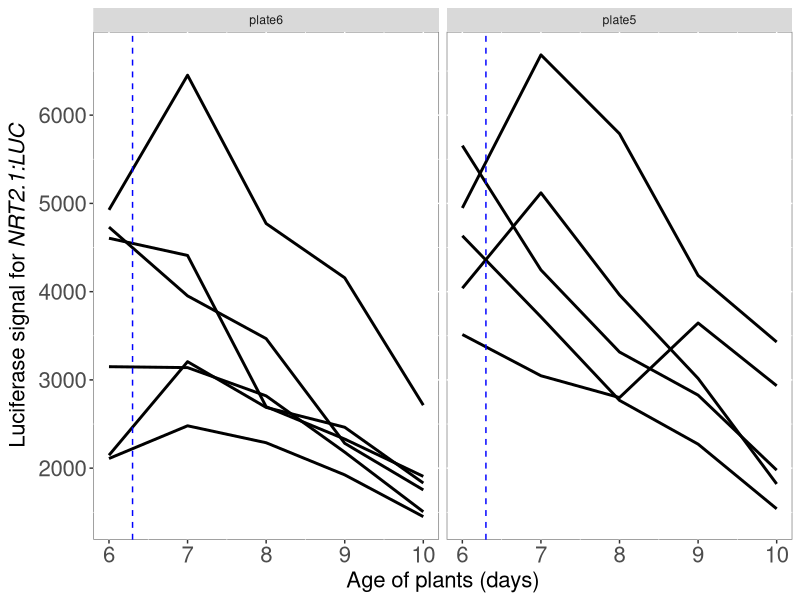
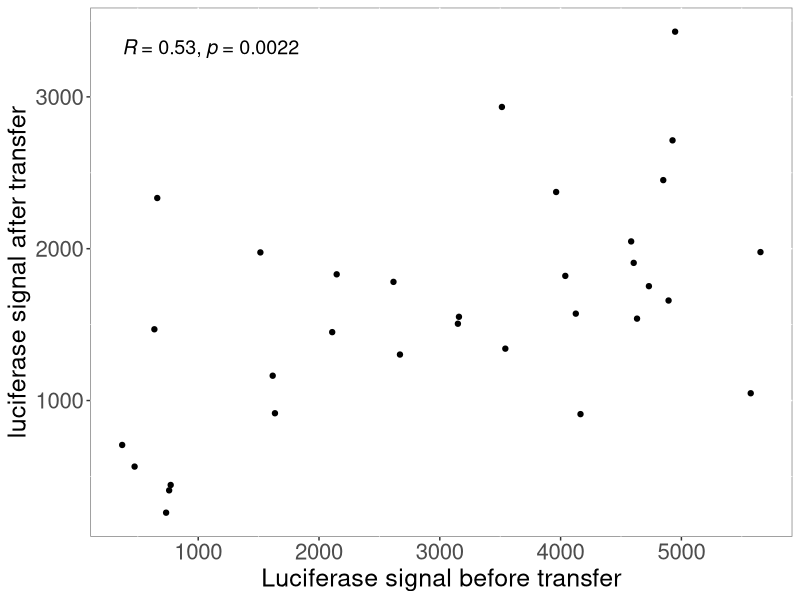
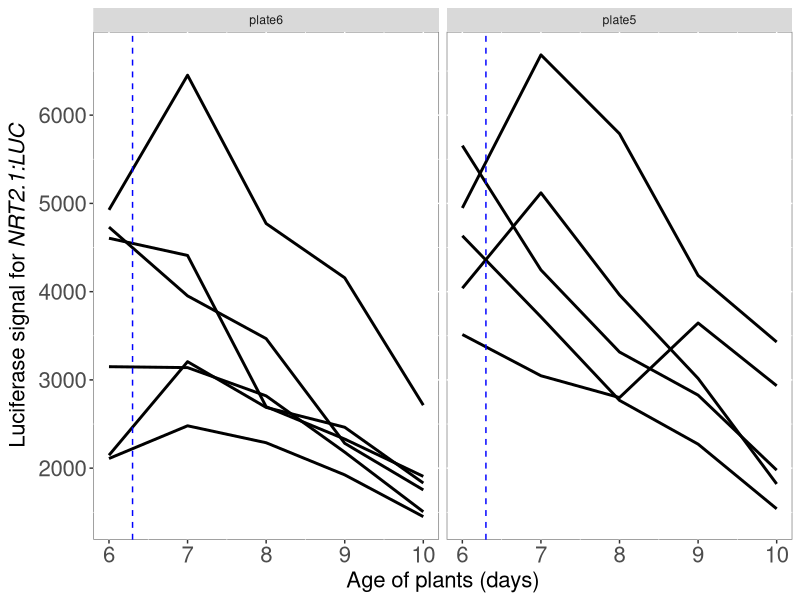
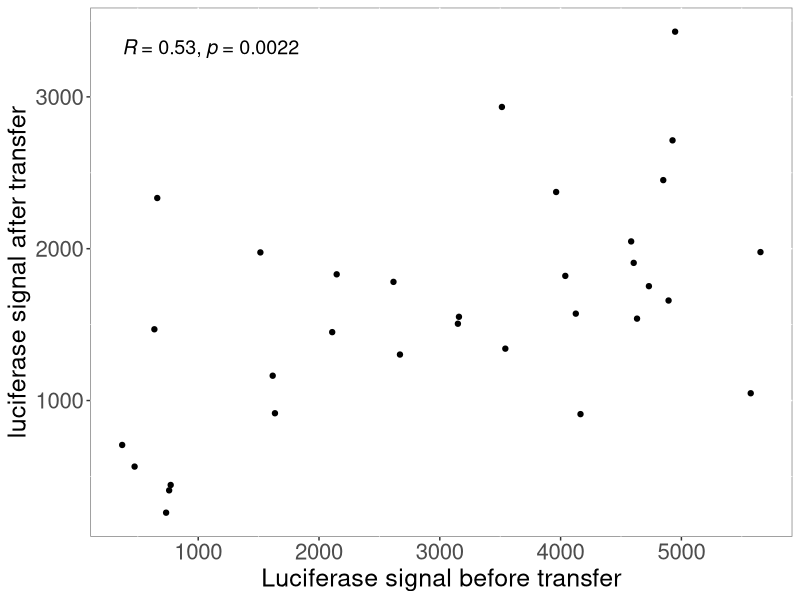

Generate these figures, in order, with R:
## ---- chunk 1
knitr::opts_chunk$set(echo = TRUE)
## ---- chunk 2
library(tidyverse)
library(ggpubr)
library(RColorBrewer)
## ---- chunk 3


T0 <- read_tsv("AV30_Effect_transfer/20230724_AV_30_T0_6J/20230724_AV_30_T0_6J.txt")

T1 <- read_tsv("AV30_Effect_transfer/20230725_AV_30_T1_7J/20230724_AV_30_T1_7J.txt")

T2 <- read_tsv("AV30_Effect_transfer/20230726_AV_30_T2_8J/20230726_AV_30_T2_8J.txt")

T3 <- read_tsv("AV30_Effect_transfer/20230727_AV_30_T3_9J/20230727_AV_30_T3_9J.txt")

T4 <- read_tsv("AV30_Effect_transfer/20230728_AV_30_T4_10J/20230727_AV_30_T4_10J.txt")




All_time_points_luc <- bind_rows(T0, T1, T2, T3, T4)

## ---- chunk 4

All_time_points_luc_norm <- mutate(All_time_points_luc, RawIntDenDivArea=RawIntDen/area) %>% 
  filter(seedling=="background") %>% 
  group_by( KNO3, PLATE, DAY) %>% 
  summarise(MeanBack=mean(RawIntDenDivArea)) %>% 
  full_join(All_time_points_luc, by=c("KNO3"="KNO3", "PLATE"="PLATE", "DAY"="DAY")) %>% 
  mutate(RawIntDen_NormBack= RawIntDen-(MeanBack*area)) %>% 
  mutate(root_length_mm= length/4,
         RawIntDen_NormBack_NormLen=RawIntDen_NormBack/root_length_mm) %>% 
  filter(seedling!="background")


## ---- chunk 5

filter(All_time_points_luc_norm, PLATE%in%c("plate5", "plate6"), 
       !seedling%in%c("seedling33", "seedling36", "seedling37", "seedling44","seedling47")) %>% 
  mutate(days=as.numeric(str_replace(DAY, "T", "")),
         days= days+6,
         PLATE=factor(PLATE, levels=c("plate6", "plate5"))) %>% 
ggplot( aes(x=days, y=RawIntDen_NormBack_NormLen, group=seedling)) +
  geom_line( size=1) +
  geom_vline(xintercept=6.3, col="blue", linetype="dashed") +
  facet_wrap(~PLATE) +
  xlab("Age of plants (days)") +
  ylab(expression(paste("Luciferase signal for ", italic("NRT2.1:LUC")))) +
  theme(legend.text=element_text(size=16),legend.title = element_text(size=16, face="bold"), 
        axis.text=element_text(size=16), axis.title=element_text(size=16),
        plot.title = element_text(size=20,face="bold"),
        panel.background = element_rect(fill = "white", colour = "grey50"), legend.position = "none")

ggsave("Signal_seedlings_after_transfer.jpg", height = 4, width=5.5)

## ---- chunk 6

select(All_time_points_luc_norm, "KNO3", "PLATE", "DAY", "seedling", "RawIntDen_NormBack_NormLen" ) %>% 
pivot_wider(names_from = "DAY", values_from = "RawIntDen_NormBack_NormLen") %>% 
  ggplot(aes(x=T0, y=T4)) +
  geom_point()+
  xlab("Luciferase signal before transfer") +
  ylab("luciferase signal after transfer") +
  stat_cor(method="spearman", size=5) +
  theme(legend.text=element_text(size=16),legend.title = element_text(size=16, face="bold"), 
        axis.text=element_text(size=16), axis.title=element_text(size=18),
        plot.title = element_text(size=20,face="bold"),
        panel.background = element_rect(fill = "white", colour = "grey50"))

ggsave("Correlation_before_after_first_transfer.jpg", height = 4.5, width=5)

